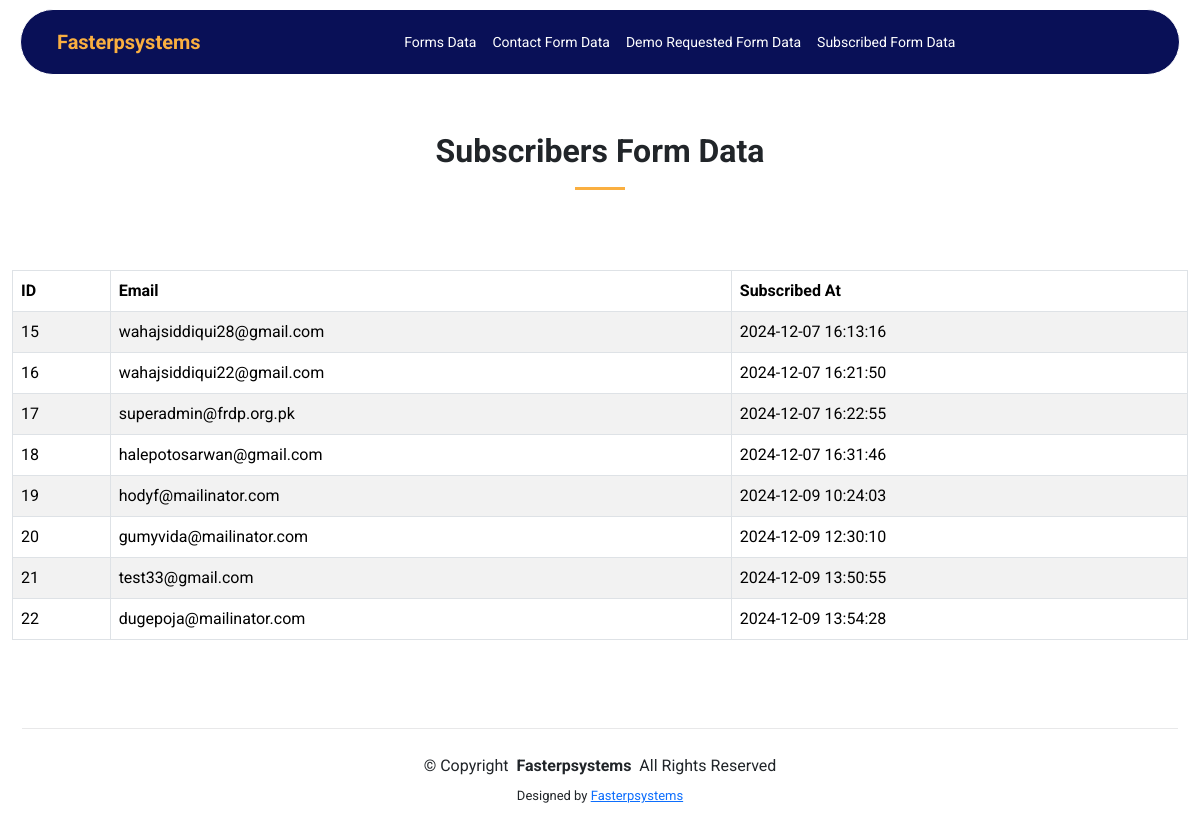
Screenshot of /subscribers_view_data.php with the database file from the repository.
### tables this page shows
CREATE TABLE `subscribers` (
  `id` int(11) NOT NULL AUTO_INCREMENT,
  `email` varchar(255) NOT NULL,
  `subscribed_at` timestamp NOT NULL DEFAULT CURRENT_TIMESTAMP,
  PRIMARY KEY (`id`),
  UNIQUE KEY `email` (`email`),
  UNIQUE KEY `email_2` (`email`)
);

### subscribers_view_data.php (the view, shortened to what this page needs)
<?php
include('include/data-header.php');
include('db.php');
$recordsPerPage = 10;
$page = isset($_GET['page']) ? (int) $_GET['page'] : 1;
$page = max($page, 1);
$offset = ($page - 1) * $recordsPerPage;
$query = "SELECT * FROM subscribers LIMIT $recordsPerPage OFFSET $offset";
$result = mysqli_query($conn, $query);
?>
<div class="container-fluid mt-5">
    <div class="container section-title">
        <h2>Subscribers Form Data</h2>
    </div>
    <div class="form-all-vc">
        <table class="table table-bordered table-striped">
            <thead>
                <tr>
                    <th>ID</th>
                    <th>Email</th>
                    <th>Subscribed At</th>
                </tr>
            </thead>
            <tbody>
                <?php
                while ($row = mysqli_fetch_assoc($result)) {
                    echo "<tr>
                            <td>{$row['id']}</td>
                            <td>{$row['email']}</td>
                            <td>{$row['subscribed_at']}</td>
                        </tr>";
                }
                ?>
            </tbody>
        </table>
    </div>
</div>
<?php
include('include/data-footer.php');
?>

### assets/css/style.css (style rules this page uses)
* { padding: 0; margin: 0; list-style: none; text-decoration: none; box-sizing: border-box; }
body { font-family: "Roboto", sans-serif; position: relative; }
:root { --background-color: #ffffff; --default-color: #212529; --heading-color: #2d465e; --accent-color: #0d83fd; --surface-color: #ffffff; --contrast-color: #ffffff; --yellow-text: #faaf40; --darkBlue-text: #091057; }
.section-title h2:after { content: ""; position: absolute; display: block; width: 50px; height: 3px; background: var(--yellow-text); left: 0; right: 0; bottom: 0; margin: auto; }
.section-title { text-align: center; padding-bottom: 60px; position: relative; }
.section-title h2 { font-size: 32px; font-weight: 700; margin-bottom: 20px; padding-bottom: 20px; position: relative; }
.form-all-vc { overflow-x: auto; }

### assets/css/responsive.css (style rules this page uses)
@media screen and (max-width: 1200px) { .container, .container-lg, .container-md, .container-sm { max-width: 1156px; } }

### rows the page displays
subscribers: id "15", email "wahajsiddiqui28@gmail.com", subscribed_at "2024-12-07 16:13:16"
subscribers: id "16", email "wahajsiddiqui22@gmail.com", subscribed_at "2024-12-07 16:21:50"
subscribers: id "17", email "superadmin@frdp.org.pk", subscribed_at "2024-12-07 16:22:55"
subscribers: id "18", email "halepotosarwan@gmail.com", subscribed_at "2024-12-07 16:31:46"
subscribers: id "19", email "hodyf@mailinator.com", subscribed_at "2024-12-09 10:24:03"
subscribers: id "20", email "gumyvida@mailinator.com", subscribed_at "2024-12-09 12:30:10"
subscribers: id "21", email "test33@gmail.com", subscribed_at "2024-12-09 13:50:55"
subscribers: id "22", email "dugepoja@mailinator.com", subscribed_at "2024-12-09 13:54:28"
